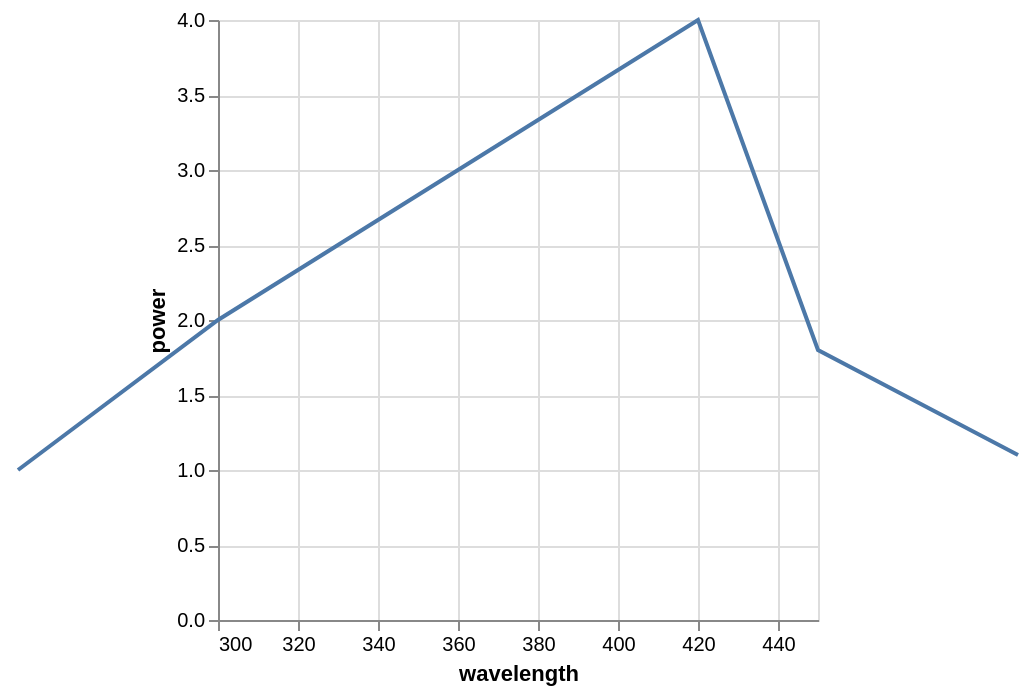

Here is the Vega-Lite specification saved for this chart:
### Vega-Lite specification from a JSON file in a GitHub repository (floating-point values rounded to 4 significant figures)
{"$schema": "https://vega.github.io/schema/vega-lite/v5.json", "data": {"values": [{"wavelength": 250, "power": 1}, {"wavelength": 300, "power": 2}, {"wavelength": 420, "power": 4}, {"wavelength": 450, "power": 1.8}, {"wavelength": 500, "power": 1.1}]}, "mark": "line", "encoding": {"x": {"field": "wavelength", "type": "quantitative", "scale": {"domain": [300, 450]}}, "y": {"field": "power", "type": "quantitative"}}}
